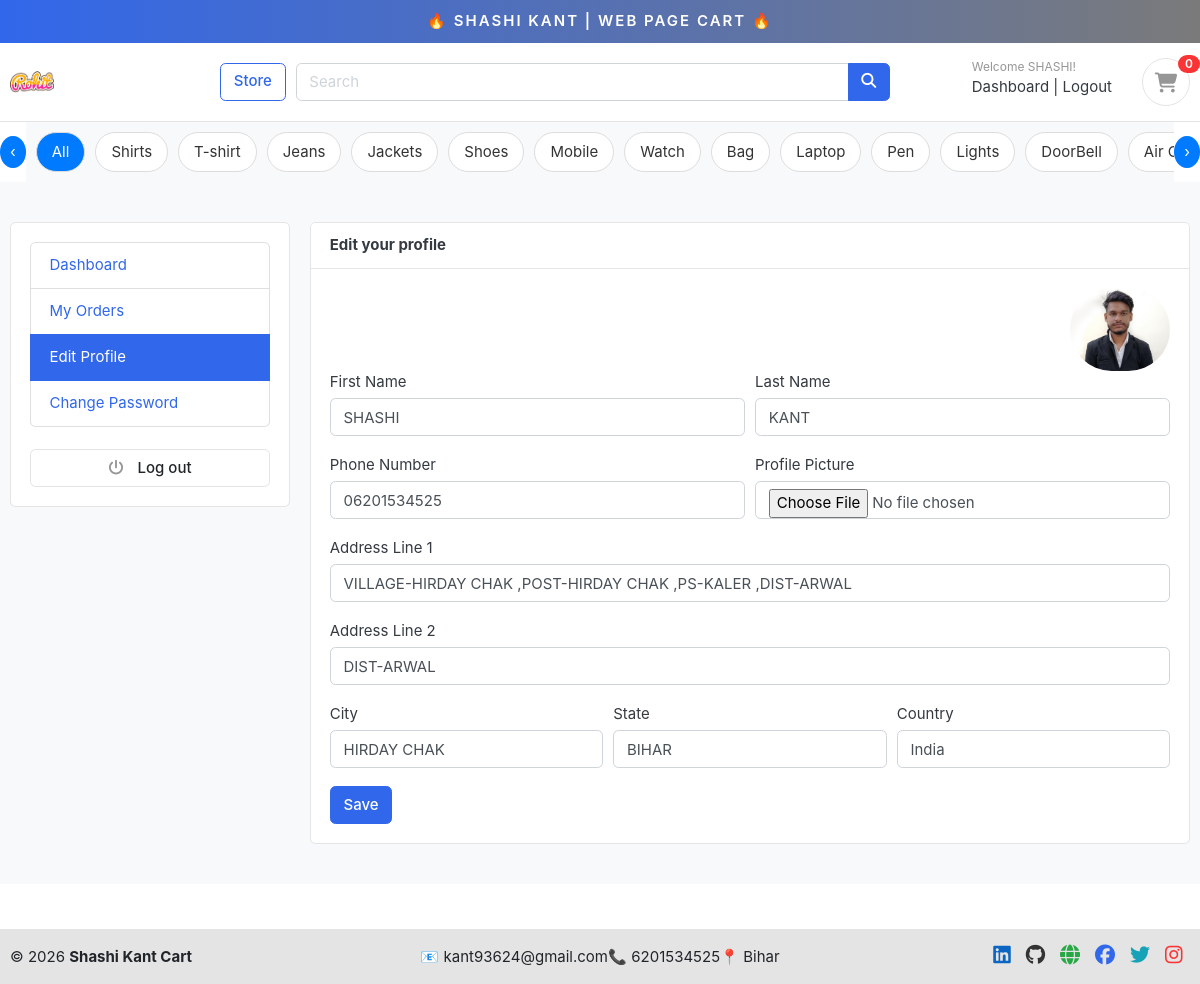
/accounts/edit_profile/ (signed in), run on the app's committed database.
### accounts/models.py (models this page shows, shortened)
class Account(AbstractBaseUser):
    first_name = models.CharField(max_length=50)
    last_name = models.CharField(max_length=50)
    username = models.CharField(max_length=50, unique=True)
    email = models.EmailField(max_length=50, unique=True)
    phone_number = models.CharField(max_length=50)
    date_joined = models.DateTimeField(auto_now_add=True)
    last_login = models.DateTimeField(auto_now=True)   # ✅ better
    is_admin = models.BooleanField(default=False)
    is_active = models.BooleanField(default=True)      # ✅ duplicate remove + True
    is_staff = models.BooleanField(default=False)      # ✅ missing field add
    is_superadmin = models.BooleanField(default=False)
    USERNAME_FIELD = "email"
    REQUIRED_FIELDS = ["username", "first_name", "last_name"]   # ✅ spaces fixed
    objects = MyAccounManager()

class UserProfile(models.Model):
    user = models.OneToOneField(Account, on_delete=models.CASCADE)
    address_line_1 = models.CharField(blank=True, max_length=100)
    address_line_2 = models.CharField(blank=True, max_length=100)
    profile_picture = models.ImageField(blank=True, upload_to='userprofile')
    city = models.CharField(blank=True, max_length=20)
    state = models.CharField(blank=True, max_length=20)
    country = models.CharField(blank=True, max_length=20)

### category/models.py (models this page shows, shortened)
class Category(models.Model):
    category_name = models.CharField(max_length=100,unique=True)
    slug = models.SlugField(max_length=100, unique=True)
    description = models.TextField(max_length=255,blank=True)
    cat_image = models.ImageField(upload_to='photos/categories', blank=True)
    class Meta:
        verbose_name = 'category'
        verbose_name_plural = 'categories'
    def get_url(self):
            return reverse("products_by_category",args=[self.slug])

### accounts/views.py (the view)
# urls.py: path('edit_profile/', views.edit_profile, name='edit_profile'),
@login_required(login_url='login')
def edit_profile(request):
    userprofile = get_object_or_404(UserProfile, user=request.user)
    if request.method == 'POST':
        user_form = UserForm(request.POST, instance=request.user)
        profile_form = UserProfileForm(request.POST, request.FILES, instance=userprofile)
        if user_form.is_valid() and profile_form.is_valid():
            user_form.save()
            profile_form.save()
            messages.success(request, 'Your profile has been updated.')
            return redirect('edit_profile')
    else:
        user_form = UserForm(instance=request.user)
        profile_form = UserProfileForm(instance=userprofile)
    context = {
        'user_form': user_form,
        'profile_form': profile_form,
        'userprofile': userprofile,
    }
    return render(request, 'accounts/edit_profile.html', context)

### accounts/forms.py
class UserForm(forms.ModelForm):
    class Meta:
        model = Account
        fields = ('first_name', 'last_name', 'phone_number')
    def __init__(self, *args, **kwargs):
        super(UserForm, self).__init__(*args, **kwargs)
        for field in self.fields:
            self.fields[field].widget.attrs['class'] = 'form-control'

class UserProfileForm(forms.ModelForm):
    profile_picture = forms.ImageField(required=False, error_messages = {'invalid':("Image files only")}, widget=forms.FileInput)
    class Meta:
        model = UserProfile
        fields = ('address_line_1', 'address_line_2', 'city', 'state', 'country', 'profile_picture')
    def __init__(self, *args, **kwargs):
        super(UserProfileForm, self).__init__(*args, **kwargs)
        for field in self.fields:
            self.fields[field].widget.attrs['class'] = 'form-control'

### carts/context_processors.py (called while the page is built)
def counter(request):
    cart_count = 0
    if 'admin' in request.path:
        return {}
    else:
        try:
            cart = Cart.objects.filter(cart_id=_cart_id(request))
            if request.user.is_authenticated:
                cart_items = CartItem.objects.all().filter(user=request.user)
            else:
                cart_items = CartItem.objects.all().filter(cart=cart[:1])
            for cart_item in cart_items:
                cart_count += cart_item.quantity
        except Cart.DoesNotExist:
            cart_count = 0
    return dict(cart_count=cart_count)

### carts/views.py (called while the page is built)
def _cart_id(request):
    if not request.session.session_key:
        request.session.create()
    return request.session.session_key

### category/context_processors.py (called while the page is built)
def menu_links(request):
    links = Category.objects.all()
    return dict(links=links)

### templates/accounts/edit_profile.html (shortened to what this page needs)
{% extends 'base.html' %}
{% block content %}
<section class="section-conten padding-y bg">
<div class="container">
	<div class="row">
	{% include 'includes/dashboard_sidebar.html' %}
	<main class="col-md-9">
		<article class="card">
		<header class="card-header">
			<strong class="d-inline-block mr-3">Edit your profile</strong>
		</header>
		<div class="card-body">
			<div class="text-right">
				<img src="{{userprofile.profile_picture.url}}" alt="Profile Picture" width="100" style="border-radius:50px;">
			</div>
			<div class="row">
			<div class="col-md-12">
				<form action="{% url 'edit_profile' %}" method="POST" enctype="multipart/form-data">
					<div class="form-row">
						<div class="form-group col-md-6">
							<label>First Name</label>
							{{user_form.first_name}}
						</div>
						<div class="form-group col-md-6">
							<label>Last Name</label>
							{{user_form.last_name}}
						</div>
					</div>
					<div class="form-row">
						<div class="form-group col-md-6">
							<label>Phone Number</label>
							{{user_form.phone_number}}
						</div>
						<div class="form-group col-md-6">
							<label>Profile Picture</label>
							{{profile_form.profile_picture}}
						</div>
					</div>
					<div class="form-group">
						<label>Address Line 1</label>
						{{profile_form.address_line_1}}
					</div>
					<div class="form-group">
						<label>Address Line 2</label>
						{{profile_form.address_line_2}}
					</div>
					<div class="form-row">
						<div class="form-group col-md-4">
							<label>City</label>
							{{profile_form.city}}
						</div>
						<div class="form-group col-md-4">
							<label>State</label>
							{{profile_form.state}}
						</div>
						<div class="form-group col-md-4">
							<label>Country</label>
							{{profile_form.country}}
						</div>
					</div>
					<input type="submit" value="Save" class="btn btn-primary">
				</form>
			</div>
			</div>
		</div>
		</article>
	</main>
</div>
</div>
</section>
{% endblock %}

### templates/includes/navbar.html (shortened to what this page needs)
{% load static %}
<div class="container-fluid" style="text-align:center;background-image: linear-gradient(to right, #3167EB , #7A7A7A);padding:10px;font-weight: 600;position:sticky;top:0;z-index:999;">
<a href="#" style="color: white;text-transform: uppercase;letter-spacing: 2px;"><span>&#x1F525</span> Shashi Kant  | Web Page Cart <span>&#x1F525</span></a>
</div>
<header class="section-header">
<section class="header-main border-bottom">
  <div class="container">
<div class="row align-items-center">
  <div class="col-lg-2 col-md-3 col-6">
    <a href="{% url 'home' %}" class="brand-wrap">
      <img class="logo" src="{% static 'images/items/102.jpg' %}">
    </a>
  </div>
  <a href="{% url 'store' %}" class="btn btn-outline-primary">Store</a>
  <div class="col-lg  col-md-6 col-sm-12 col">
    <form action="{% url 'search' %}" class="search" method='GET'>
      <div class="input-group w-100">
          <input type="text" class="form-control" style="width:60%;" placeholder="Search" name="keyword" required>
          <div class="input-group-append">
            <button class="btn btn-primary" type="submit">
              <i class="fa fa-search"></i>
            </button>
          </div>
        </div>
    </form>
  </div>
  <div class="col-lg-3 col-sm-6 col-8 order-2 order-lg-3">
        <div class="d-flex justify-content-end mb-3 mb-lg-0">
          {% if user.id is None %}
          <div class="widget-header">
            <small class="title text-muted">Welcome guest!</small>
            <div>
              <a href="{% url 'login' %}">Sign in</a> <span class="dark-transp"> | </span>
              <a href="{% url 'register' %}"> Register</a>
            </div>
          </div>
          {% else %}
          <div class="widget-header">
            <small class="title text-muted">Welcome {{user.first_name}}!</small>
            <div>
              <a href="{% url 'dashboard' %}">Dashboard</a> <span class="dark-transp"> | </span>
              <a href="{% url 'logout' %}"> Logout</a>
            </div>
          </div>
          {% endif %}
          <a href="{% url 'cart' %}" class="widget-header pl-3 ml-3">
            <div class="icon icon-sm rounded-circle border"><i class="fa fa-shopping-cart"></i></div>
            <span class="badge badge-pill badge-danger notify">{{cart_count}}</span>
          </a>
        </div>
      </div>
</div>
  </div>
</section>
<div class="cat-wrapper">
    <button class="scroll-btn left" onclick="scrollCat(-200)">‹</button>
    <div class="category-bar" id="catBar">
        <a href="{% url 'store' %}" class="cat-item active">All</a>
        {% for category in links %}
            <a href="{{ category.get_url }}" class="cat-item">
                {{ category.category_name }}
            </a>
        {% endfor %}
    </div>
    <button class="scroll-btn right" onclick="scrollCat(200)">›</button>
</div>
</header>

### ecommerce2/static/css/ui.css (style rules this page uses)
html { font-family: "Inter", sans-serif; font-size: 15px; }
.icon-xs, .icon-sm, .icon-md, .icon-lg { display: inline-block; text-align: center; flex-shrink: 0; flex-grow: 0; }
.icon-sm { width: 48px; height: 48px; line-height: 48px !important; font-size: 20px; }
.padding-y { padding-top: 40px; padding-bottom: 40px; }
article:after, .form-group:after { display: block; clear: both; content: ""; }
.bg { background-color: #f8f9fa; }
.header-main { position: relative; padding-top: 1rem; padding-bottom: 1rem; }
.brand-wrap .logo, .navbar-brand .logo { margin-right: 7px; max-height: 42px; display: inline-block; }
.widget-header { display: inline-block; vertical-align: middle; position: relative; }
.widget-header a { color: #343a40; }
.widget-header i { color: #969696; }
.widget-header .title { display: block; }
.widget-header .notify { position: absolute; top: -3px; right: -10px; }
.notify { position: absolute; top: -4px; right: -10px; display: inline-block; padding: 0.25em 0.6em; font-size: 12px; line-height: 1; text-align: center; border-radius: 3rem; color: #fff; background-color: #fa3434; }

### templates/includes/navbar.html (style rules this page uses)
.cat-wrapper { display: flex; align-items: center; overflow: hidden; }
.category-bar { display: flex; gap: 10px; padding: 10px; background: #f8f9fa; overflow-x: auto; white-space: nowrap; scroll-behavior: smooth; flex: 1; }
.category-bar { -ms-overflow-style: none; scrollbar-width: none; }
.cat-item { flex: 0 0 auto; text-decoration: none; background: #fff; padding: 8px 15px; border-radius: 20px; border: 1px solid #ddd; color: #333; transition: 0.3s; }
.cat-item.active { background: #007bff; color: #fff; }
.scroll-btn { border: none; background: #007bff; color: white; padding: 5px 10px; cursor: pointer; border-radius: 50%; }

### data on the page
Account: first_name "SHASHI", last_name "KANT", phone_number "06201534525"
Category: category_name "Shirts"
Category: category_name "T-shirt"
Category: category_name "Jeans"
Category: category_name "Jackets"
Category: category_name "Shoes"
Category: category_name "Mobile"
Category: category_name "Watch"
Category: category_name "Bag"
Category: category_name "Laptop"
Category: category_name "Pen"
Category: category_name "Lights"
Category: category_name "DoorBell"
Category: category_name "Air…"
UserProfile: profile_picture (picture), address_line_1 "VILLAGE-HIRDAY CHAK ,POST-HIRDAY CHAK ,PS-KALER ,DIST-ARWAL", address_line_2 "DIST-ARWAL", city "HIRDAY CHAK", state "BIHAR", country "India"

### other printed values
{{ cart_count }} "0"
